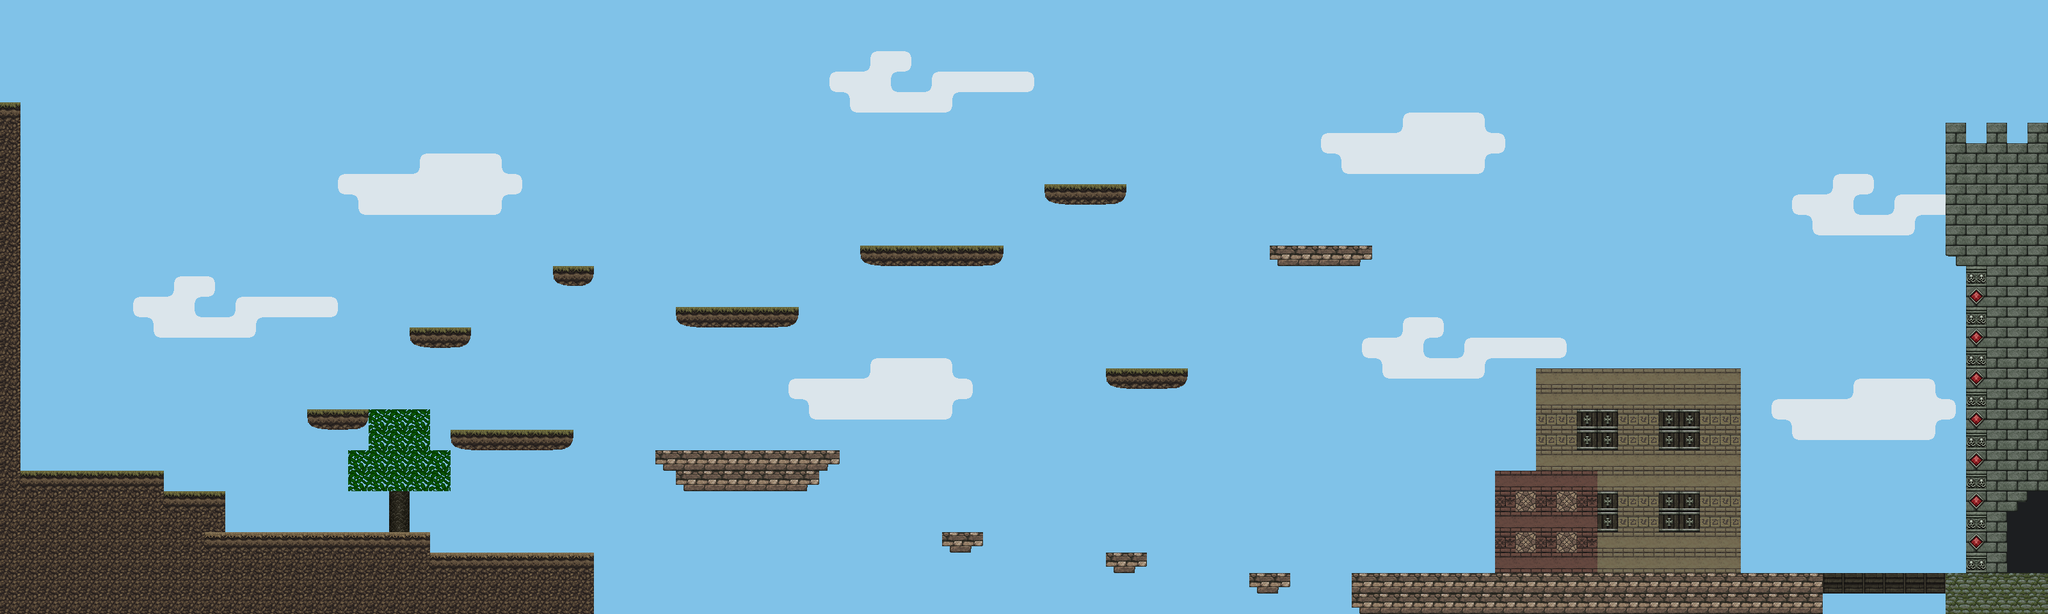

The image is a tile-based game level rendered from a .tmx file. Its description and source (layers, tilesets, objects; grid data summarised) follow:
An orthogonal 100x30 tile map with 32x32 px tiles, 3 tile layers (SKY, Second, Tile Layer 1) and 30 objects (24x Terrain, characollider, lizardcollider, Start, NextLVL, ...).

<map version="1.2" tiledversion="1.2.5" orientation="orthogonal" renderorder="right-down" width="100" height="30" tilewidth="32" tileheight="32" infinite="0" nextlayerid="9" nextobjectid="39">
 <tileset firstgid="1" source="Platis.tsx" />
 <layer id="3" name="SKY" width="100" height="30">
  <properties>
   <property name="parallax" type="float" value="0" />
  </properties>
  <data>[3000 cells, 3000 non-empty, 12 distinct tile ids]</data>
 </layer>
 <layer id="4" name="Second" width="100" height="30">
  <properties>
   <property name="parallax" type="float" value="1" />
  </properties>
  <data>[3000 cells, 247 non-empty, 10 distinct tile ids]</data>
 </layer>
 <layer id="1" name="Tile Layer 1" width="100" height="30">
  <data>[3000 cells, 321 non-empty, 18 distinct tile ids]</data>
 </layer>
 <objectgroup id="5" name="COLLIDER_WALL">
  <object id="2" name="Terrain" x="0" y="161.333" width="32" height="801.333" />
  <object id="3" name="Terrain" x="26.6667" y="737.333" width="228" height="260" />
  <object id="4" name="Terrain" x="254.667" y="769.333" width="97.3333" height="62.6667" />
  <object id="5" name="Terrain" x="230.667" y="822.667" width="86.6667" height="73.3333" />
  <object id="6" name="Terrain" x="481.333" y="640" width="92" height="16" />
  <object id="7" name="Terrain" x="641.333" y="510.667" width="92" height="18.6667" />
  <object id="8" name="Terrain" x="706" y="672" width="186" height="16" />
  <object id="9" name="Terrain" x="1060" y="479" width="181" height="18" />
  <object id="10" name="Terrain" x="1025" y="703" width="281" height="21" />
  <object id="11" name="Terrain" x="1060" y="727" width="219" height="22" />
  <object id="12" name="Terrain" x="1344" y="386" width="223" height="16" />
  <object id="13" name="Terrain" x="1632" y="286" width="126" height="20" />
  <object id="14" name="Terrain" x="1470" y="831" width="65" height="12" />
  <object id="15" name="Terrain" x="1726" y="862" width="66" height="14" />
  <object id="16" name="Terrain" x="1950" y="894" width="66" height="12" />
  <object id="17" name="Terrain" x="2113" y="895" width="736" height="65" />
  <object id="18" name="Terrain" x="2337" y="735" width="161" height="160" />
  <object id="19" name="Terrain" x="1986" y="383" width="155" height="20" />
  <object id="20" name="Terrain" x="1729" y="576" width="127" height="12" />
  <object id="22" name="Terrain" x="861" y="414" width="66" height="14" />
  <object id="23" name="Terrain" x="2847" y="895" width="191" height="31" />
  <object id="24" name="Terrain" x="3037" y="898" width="165" height="63" />
  <object id="25" name="Terrain" x="3073" y="193" width="126" height="569" />
  <object id="26" name="Terrain" x="3041" y="193" width="30" height="221" />
 </objectgroup>
 <objectgroup id="6" name="COLLIDER_CHARA">
  <object id="27" name="characollider" x="133" y="683" width="18" height="40" />
  <object id="29" name="lizardcollider" x="130" y="706" width="48" height="20" />
  <object id="31" name="Start" x="101" y="677" width="95" height="48" />
  <object id="38" name="NextLVL" x="3132" y="772" width="63" height="121" />
 </objectgroup>
 <objectgroup id="7" name="COLLIDER_DEATH">
  <object id="30" name="Death" x="284" y="937" width="1830" height="21" />
 </objectgroup>
 <objectgroup id="8" name="COLLIDER_JUMPABLE">
  <object id="36" name="Background" x="411" y="780" width="24" height="13" />
 </objectgroup>
</map>